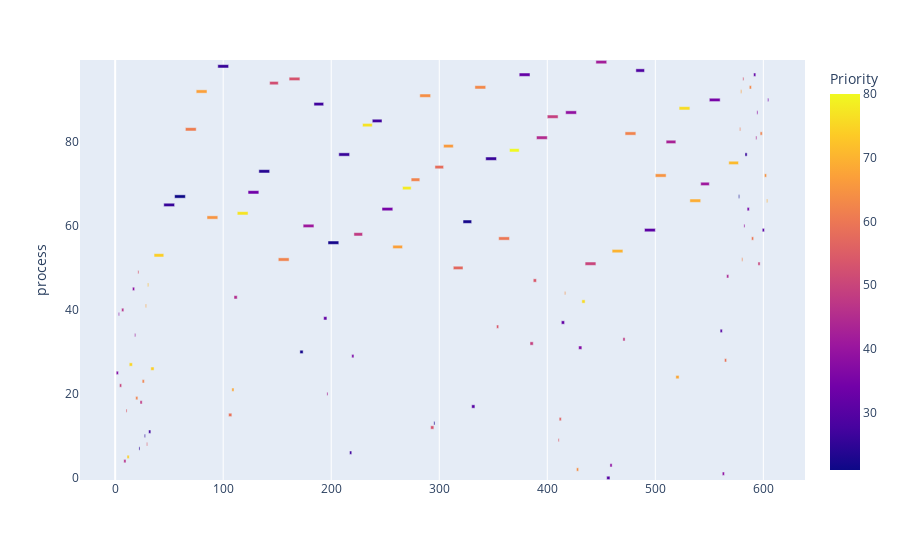

Notebook source saved alongside this figure:
### Code cell
fig = px.timeline(df, x_start="Start", x_end="Finish", y="process", color="Priority")

df['delta'] = df['Finish'] - df['Start']
fig.layout.xaxis.type = 'linear'
fig.data[0].x = df.delta.tolist()
fig.data[0].base = df.Start.tolist()
fig.show()

### Figure 1 — Plotly figure (JSON) as saved in the notebook; plotly's stock layout.template omitted (floating-point values rounded to 4 significant figures)
{"data": [{"base": [1, 3, 4, 6, 8, 10, 11, 13, 16, 18, 19, 21, 22, 23, 25, 27, 28, 29, 30, 31, 33, 36, 45, 55, 65, 75, 85, 95, 105, 108, 110, 113, 123, 133, 143, 151, 161, 171, 174, 184, 193, 196, 197, 207, 217, 219, 221, 229, 238, 247, 257, 266, 274, 282, 292, 295, 296, 304, 313, 322, 330, 333, 343, 353, 355, 365, 374, 384, 387, 390, 400, 410, 411, 413, 416, 417, 427, 429, 432, 435, 445, 455, 458, 460, 470, 472, 482, 490, 500, 510, 519, 522, 532, 542, 550, 560, 562, 564, 566, 568, 577, 578, 579, 580, 581, 582, 583, 585, 587, 589, 591, 593, 594, 595, 597, 599, 601, 603, 604], "hovertemplate": "Start=%{base}<br>Finish=%{x}<br>process=%{y}<br>Priority=%{marker.color}<extra></extra>", "legendgroup": "", "marker": {"color": [37, 39, 50, 46, 46, 55, 74, 75, 39, 42, 62, 54, 25, 48, 62, 25, 67, 55, 71, 27, 74, 74, 26, 21, 61, 67, 65, 26, 59, 68, 45, 77, 34, 24, 52, 62, 53, 22, 41, 27, 32, 44, 22, 26, 27, 36, 48, 77, 27, 35, 67, 78, 62, 64, 53, 23, 58, 66, 57, 22, 30, 63, 26, 54, 60, 80, 32, 49, 54, 45, 49, 55, 56, 32, 64, 39, 64, 37, 76, 50, 42, 30, 39, 70, 48, 62, 29, 31, 65, 43, 68, 76, 69, 41, 35, 30, 39, 59, 44, 71, 21, 61, 67, 62, 53, 41, 26, 35, 63, 60, 32, 45, 39, 50, 62, 31, 65, 69, 35], "coloraxis": "coloraxis", "pattern": {"shape": ""}}, "name": "", "orientation": "h", "showlegend": false, "textposition": "auto", "type": "bar", "x": [2, 1, 2, 2, 2, 1, 2, 3, 2, 1, 2, 1, 1, 2, 2, 1, 1, 1, 1, 2, 3, 9, 10, 10, 10, 10, 10, 10, 3, 2, 3, 10, 10, 10, 8, 10, 10, 3, 10, 9, 3, 1, 10, 10, 2, 2, 8, 9, 9, 10, 9, 8, 8, 10, 3, 1, 8, 9, 9, 8, 3, 10, 10, 2, 10, 9, 10, 3, 3, 10, 10, 1, 2, 3, 1, 10, 2, 3, 3, 10, 10, 3, 2, 10, 2, 10, 8, 10, 10, 9, 3, 10, 10, 8, 10, 2, 2, 2, 2, 9, 1, 1, 1, 1, 1, 1, 2, 2, 2, 2, 2, 1, 1, 2, 2, 2, 2, 1, 1], "xaxis": "x", "y": [25, 39, 22, 40, 4, 16, 5, 27, 45, 34, 19, 49, 7, 18, 23, 10, 41, 8, 46, 11, 26, 53, 65, 67, 83, 92, 62, 98, 15, 21, 43, 63, 68, 73, 94, 52, 95, 30, 60, 89, 38, 20, 56, 77, 6, 29, 58, 84, 85, 64, 55, 69, 71, 91, 12, 13, 74, 79, 50, 61, 17, 93, 76, 36, 57, 78, 96, 32, 47, 81, 86, 9, 14, 37, 44, 87, 2, 31, 42, 51, 99, 0, 3, 54, 33, 82, 97, 59, 72, 80, 24, 88, 66, 70, 90, 35, 1, 28, 48, 75, 67, 83, 92, 52, 95, 60, 77, 64, 93, 57, 96, 81, 87, 51, 82, 59, 72, 66, 90], "yaxis": "y"}], "layout": {"barmode": "overlay", "coloraxis": {"colorbar": {"title": {"text": "Priority"}}, "colorscale": [[0, "#0d0887"], [0.1111, "#46039f"], [0.2222, "#7201a8"], [0.3333, "#9c179e"], [0.4444, "#bd3786"], [0.5556, "#d8576b"], [0.6667, "#ed7953"], [0.7778, "#fb9f3a"], [0.8889, "#fdca26"], [1, "#f0f921"]]}, "legend": {"tracegroupgap": 0}, "margin": {"t": 60}, "xaxis": {"anchor": "y", "domain": [0, 1], "type": "linear"}, "yaxis": {"anchor": "x", "domain": [0, 1], "title": {"text": "process"}}}}
